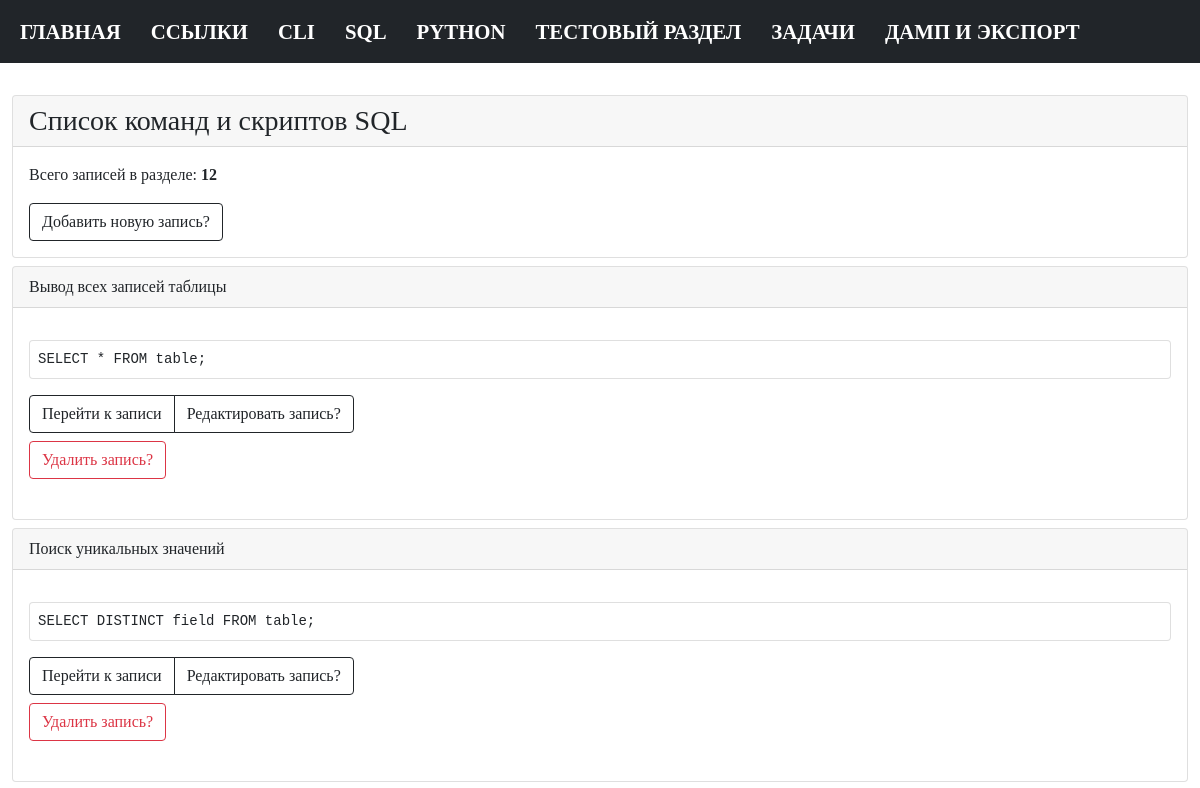
/sql (upper part), run on an earlier commit of the app's database.
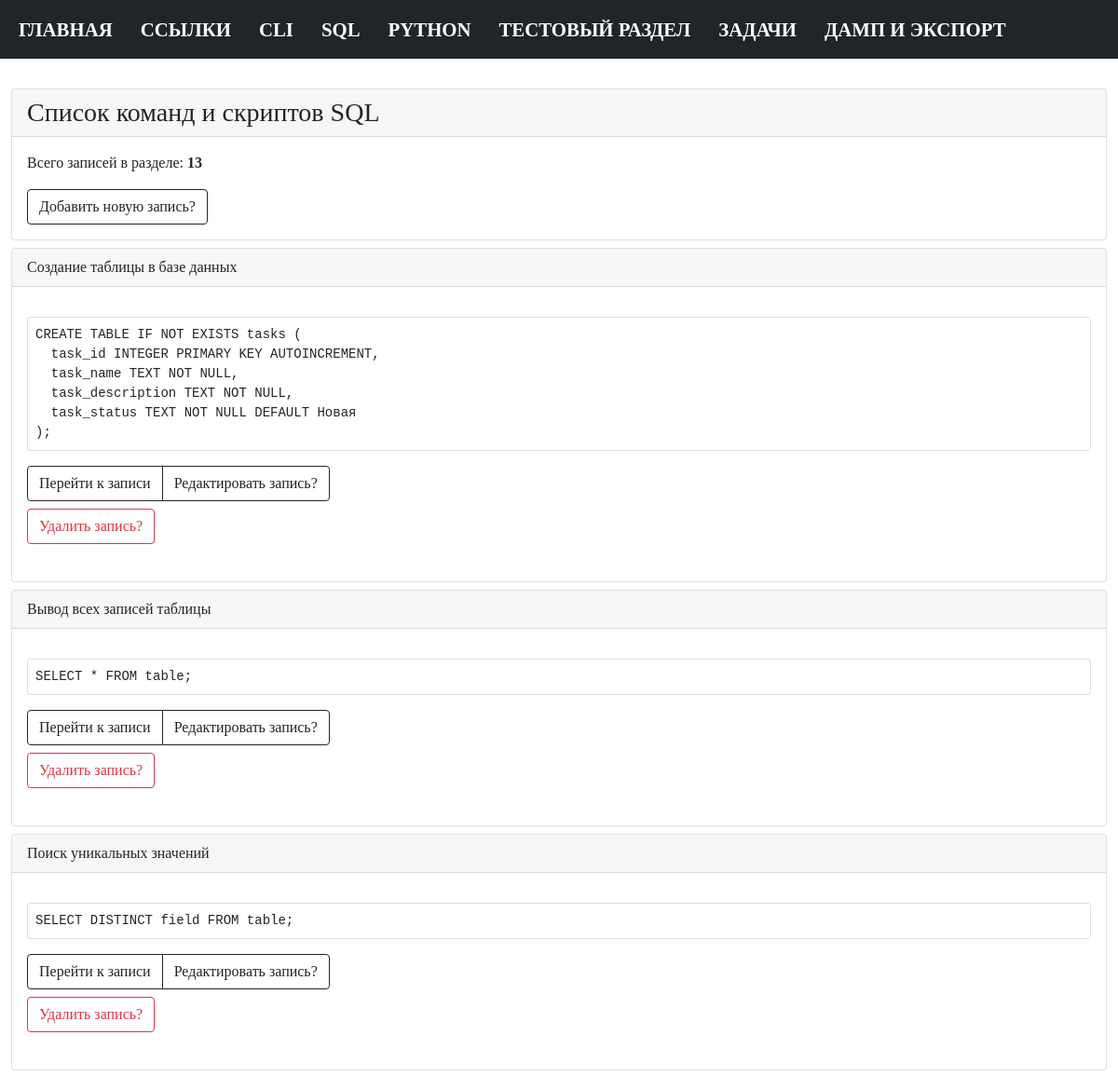
And on a later commit of the database.
### tables this page shows
CREATE TABLE [sql] ( 
  "sql_id" INTEGER PRIMARY KEY AUTOINCREMENT,
  "sql_command" TEXT NOT NULL,
  "sql_name" TEXT NOT NULL
);

### modules/sql/sql_list_commands.py (the view)
@bp.route("/sql")
def sql_list_commands():
    conn = connect.get_db_connection()
    cur = conn.cursor()
    sql_list_count = cur.execute("SELECT COUNT(*) FROM sql")
    sql_list_count_print = sql_list_count.fetchone()
    sql_list_count_print_int = int(sql_list_count_print[0])
    sql_list = conn.execute("SELECT * FROM sql ORDER BY 1 DESC").fetchall()
    conn.close()
    return render_template("sql/sql_list_commands.html",
                           sql_list=sql_list,
                           sql_list_count_print_int=sql_list_count_print_int,
                           )

### modules/connect.py (called while the page is built)
def get_db_connection():
    db_path = os.path.join(BASE_DIR, '../database.db')
    conn = sqlite3.connect(db_path)
    conn.row_factory = sqlite3.Row
    return conn

### templates/sql/sql_list_commands.html
{% extends "base.html" %} {% block title %}Команды sql{% endblock %} {% block content %}
<div class="card mb-2">
   <div class="card-header h3">Список команд и скриптов SQL</div>
   <div class="card-body">
      <p class="card-text">Всего записей в разделе: <b>{{ sql_list_count_print_int }}</b></p>
      <p class="card-text">
         <a href="{{ url_for('add_sql_command.add_sql_command') }}" class="btn btn-outline-dark">Добавить новую
            запись?</a>
      </p>
   </div>
</div>
{% for sql_list in sql_list %}
<div class="card mb-2">
   <div class="card-header">{{ sql_list['sql_name'] }}</div>
   <div class="card-body">
      <p class="card-text">
         <pre class="card p-2">{{ sql_list['sql_command'] }}</pre>
      </p>
      <p class="card-text">
      <div class="btn-group pb-2" role="group" aria-label="...">
         <a href="{{ url_for('get_post_sql_command.get_post_sql_command', sql_id=sql_list['sql_id']) }}"
            class="btn btn-outline-dark">Перейти к записи</a>
         <a href="{{ url_for('edit_sql_command.edit_sql_command', sql_id=sql_list['sql_id']) }}"
            class="btn btn-outline-dark">Редактировать запись?</a>
      </div>
      <form action="{{ url_for('delete_sql_command.delete_sql_command', sql_id=sql_list['sql_id'])}}" method="POST"
         class="pb-2">
         <input type="submit" class="btn btn-outline-danger" value="Удалить запись?"
            onclick="return confirm('Вы точно уверены что хотите удалить запись?')" />
      </form>
      </p>
   </div>
</div>
{% endfor %}
{% endblock %}

### templates/base.html (shortened to what this page needs)
<!doctype html>
<html>
   <head>
      <link href="https://cdn.jsdelivr.net/npm/bootstrap@5.0.2/dist/css/bootstrap.min.css" rel="stylesheet">
      <link href="{{ url_for('static', filename='styles.css') }}" rel="stylesheet">
   </head>
   <body>
      {% include 'navbar.html' %}
      <div class="container-fluid">
         <article>
            {% block content %}
            {% endblock %}
         </article>
      </div>
   </body>
</html>

### templates/navbar.html (shortened to what this page needs)
<nav class="navbar navbar-expand-lg navbar navbar-dark bg-dark">
  <div class="container-fluid">
    <div class="collapse navbar-collapse" id="navbarNav">
      <ul class="navbar-nav">
        <li class="nav-item">
          <a class="nav-link" href="{{ url_for('index.index') }}">Главная</a>
        </li>
        <li class="nav-item">
          <a class="nav-link" href="{{ url_for('links_list_commands.links_list_commands') }}">Ссылки</a>
        </li>
        <li class="nav-item">
          <a class="nav-link" href="{{ url_for('bash_list_commands.bash_list_commands') }}">CLI</a>
        </li>
        <li class="nav-item">
          <a class="nav-link" href="{{ url_for('sql_list_commands.sql_list_commands') }}">SQL</a>
        </li>
        <li class="nav-item">
          <a class="nav-link" href="{{ url_for('python_list_commands.python_list_commands') }}">Python</a>
        </li>
        <li class="nav-item">
          <a class="nav-link" href="{{ url_for('test_list.test_list') }}">Тестовый раздел</a>
        </li>
        <li class="nav-item">
          <a class="nav-link" href="{{ url_for('tasks.tasks') }}">Задачи</a>
        </li>
         <li class="nav-item">
          <a class="nav-link" href="{{ url_for('dump_and_export.dump_and_export') }}">Дамп и экспорт</a>
        </li>
      </ul>
    </div>
  </div>
</nav>

### static/styles.css (style rules this page uses)
* { font-size: 1rem; font-family:consolas; }
a { color: black; text-decoration: none; }
article { padding-top: 2rem; }
.navbar-dark .navbar-nav .nav-link { text-transform: uppercase; color: white; margin-right: 14px; font-weight: 700; font-size: 1.3rem; }

What changed in the data, as far as the page shows it:
added sql: sql_name "Создание таблицы в базе данных", sql_command "CREATE TABLE IF NOT EXISTS tasks ( task_id INTEGER PRIMARY KEY AUTOINCREMENT, task_name TEXT NOT NULL, task_description TEXT NOT NULL, task_status TEXT NOT NULL DEFAULT Новая );"
Also different on the page:
{{ sql_list_count_print_int }}: "12" → "13"
